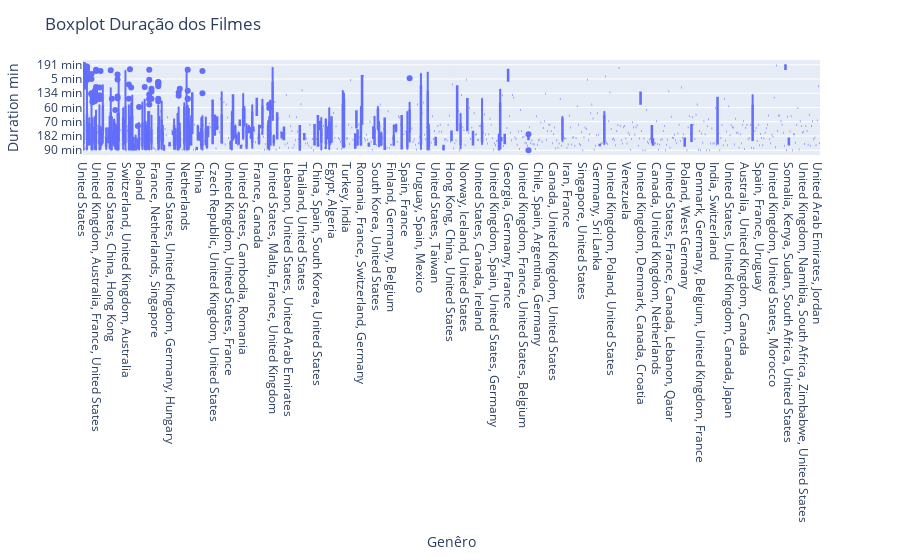

Notebook code for this chart:
### Code cell
fig = px.box(filmes, x='country', y = "duration_min")
fig.update_layout(title_text="Boxplot Duração dos Filmes",
                  yaxis=dict(title_text="Duration min"),
                  xaxis=dict(title_text="Genêro"))
fig.show()

### Figure 1 — Plotly figure (JSON) as saved in the notebook; plotly's stock layout.template omitted (floating-point values rounded to 4 significant figures; data arrays with more than 128 entries replaced by an {"elided": "..."} marker saying what was removed)
{"data": [{"alignmentgroup": "True", "hovertemplate": "country=%{x}<br>duration_min=%{y}<extra></extra>", "legendgroup": "", "marker": {"color": "#636efa"}, "name": "", "notched": false, "offsetgroup": "", "orientation": "v", "showlegend": false, "type": "box", "x": {"elided": "6131 str values"}, "x0": " ", "xaxis": "x", "y": {"elided": "6131 str values"}, "y0": " ", "yaxis": "y"}], "layout": {"autosize": true, "boxmode": "group", "legend": {"tracegroupgap": 0}, "margin": {"t": 60}, "title": {"text": "Boxplot Duração dos Filmes"}, "xaxis": {"anchor": "y", "autorange": true, "domain": [0, 1], "range": [-0.5, 650.5], "title": {"text": "Genêro"}, "type": "category"}, "yaxis": {"anchor": "x", "autorange": true, "domain": [0, 1], "range": [-11.33, 215.3], "title": {"text": "Duration min"}, "type": "category"}}}
